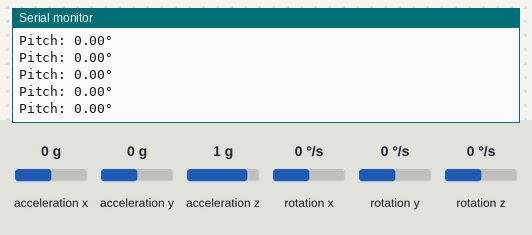
The sketch below on a simulated ESP32. Parts: the last lines printed to the serial monitor. Inputs (shaded band) come from the test bench; at power-on: acceleration x 0 g, acceleration y 0 g, acceleration z 1 g, rotation x 0 °/s, rotation y 0 °/s, rotation z 0 °/s.

Above: at 1.7 s.
1.8 s: acceleration x set to -1.4 g
At 1.84 s:
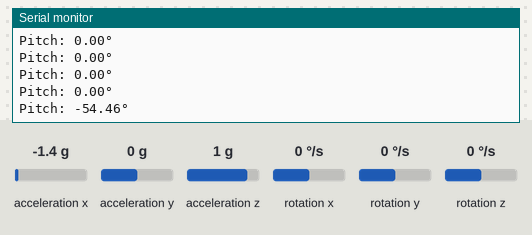
3.3 s: acceleration y set to -1.4 g
At 3.39 s:
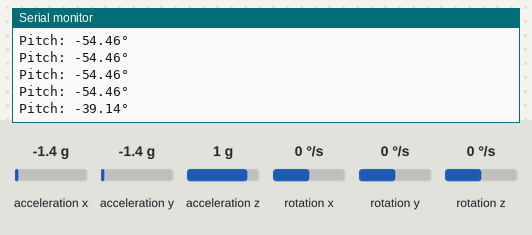
4.8 s: acceleration z set to -1.4 g
At 4.83 s:
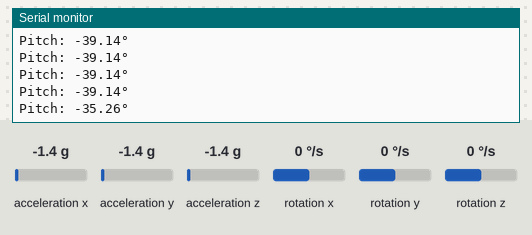
Timing chart, 0 to 7.8 s (numbered marks = the images above; inputs shaded):
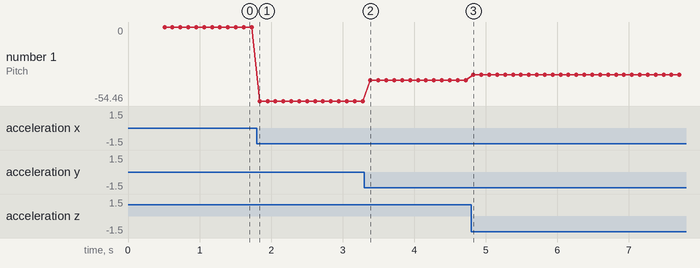

The sketch:

testMPU.ino
```cpp
#include <Wire.h>
#include "MPU6050dmp.h"
#include "Orientation.h"

// ESP32 I2C pins (default: SDA=21, SCL=22)
Orientation orient; // Update if using different pins

void setup() {
  Serial.begin(115200);
  while (!Serial); // Wait for serial monitor

  Serial.println("Initializing MPU6050...");
  if (!orient.begin()) {
    Serial.println("MPU6050 initialization failed!");
    while (1);
  }
  Serial.println("MPU6050 ready!");
}

void loop() {
  if (orient.update()) {
    Serial.print("Pitch: ");
    Serial.print(orient.getPitch());
    Serial.println("°");
  }
  delay(100);
}
```

MPU6050dmp.cpp
```cpp
#include "MPU6050dmp.h"
#include <Wire.h>

// Constructor implementation
MPU6050DMP::MPU6050DMP(byte devAddr, int sdaPin, int sclPin)
    : mpu(devAddr), devAddr(devAddr), sdaPin(sdaPin), sclPin(sclPin),
      dmpReady(false), packetSize(0) {}

bool MPU6050DMP::begin() {
    // Initialize I2C communication
    Wire.begin(sdaPin, sclPin);
    Wire.setClock(400000);  // Fast mode (400kHz)

    // Initialize MPU6050
    mpu.initialize();

    // Initialize DMP (Digital Motion Processor)
    byte devStatus = mpu.dmpInitialize();

    // Perform sensor calibration
    Calibration();

    // Check if DMP initialization was successful
    if (devStatus == 0) {
        mpu.setDMPEnabled(true);
        dmpReady = true;
        packetSize = mpu.dmpGetFIFOPacketSize();
        return true;
    }
    return false;
}

bool MPU6050DMP::update() {
    // Check if DMP is ready
    if (!dmpReady) return false;

    // Buffer for FIFO data
    byte fifoBuffer[64];

    // Check for new data and read if available
    if (mpu.dmpGetCurrentFIFOPacket(fifoBuffer)) {
        // Extract quaternion from FIFO buffer
        mpu.dmpGetQuaternion(&Q, fifoBuffer);
        // Read raw acceleration data
        mpu.getAcceleration(&ax, &ay, &az);
        // Read raw gyro data
        mpu.getRotation(&p, &q, &r);
        return true;
    }
    return false;
}

void MPU6050DMP::getQuaternion(float &w, float &x, float &y, float &z) const {
    // Return quaternion components
    w = Q.w;
    x = Q.x;
    y = Q.y;
    z = Q.z;
}

void MPU6050DMP::getAcceleration(float &x, float &y, float &z) const {
    // Convert raw acceleration to g units (16384 LSB/g for ±2g range)
    x = ax / 16384.0f;
    y = ay / 16384.0f;
    z = az / 16384.0f;
}
void MPU6050DMP::getAngRates(float &x, float &y, float &z) const {
    // Convert raw acceleration to g units (16384 LSB/g for ±2g range)
    x =p;
    y =q;
    z =r;
}

bool MPU6050DMP::isReady() const {
    return dmpReady;
}

void MPU6050DMP::Calibration() { // yet to be finalized
    // Calibrate accelerometer (6 samples)
    mpu.CalibrateAccel(6);
    // Calibrate gyroscope (6 samples)
    mpu.CalibrateGyro(6);
}
```

MPU6050dmp.h
```cpp
#ifndef MPU6050DMP_h
#define MPU6050DMP_h

#include "I2Cdev.h"
#include "MPU6050_6Axis_MotionApps20.h"

class MPU6050DMP {
public:
    /**
     * @brief Constructor
     * @param devAddr I2C address of the MPU6050 (default 0x68)
     * @param sdaPin GPIO pin for I2C SDA (default 21)
     * @param sclPin GPIO pin for I2C SCL (default 22)
     */
    MPU6050DMP(byte devAddr = 0x68, int sdaPin = 21, int sclPin = 22);

    /**
     * @brief Initialize the MPU6050 and DMP
     * @return true if initialization succeeded, false otherwise
     */
    bool begin();

    /**
     * @brief Read new data from the sensor
     * @return true if new data was available, false otherwise
     */
    bool update();

    /**
     * @brief Get the current quaternion values
     * @param w Reference to store the w component
     * @param x Reference to store the x component
     * @param y Reference to store the y component
     * @param z Reference to store the z component
     */
    void getQuaternion(float &w, float &x, float &y, float &z) const;

    /**
     * @brief Get the current acceleration values in g units
     * @param x Reference to store x-axis acceleration
     * @param y Reference to store y-axis acceleration
     * @param z Reference to store z-axis acceleration
     */
    void getAcceleration(float &x, float &y, float &z) const;

    void getAngRates(float &x, float &y, float &z) const;

    /**
     * @brief Check if DMP is ready
     * @return true if DMP is ready, false otherwise
     */
    bool isReady() const;

private:
    /**
     * @brief Perform calibration of accelerometer and gyroscope
     */
    void Calibration();

    // MPU6050 sensor instance
    MPU6050 mpu;

    // Configuration parameters
    byte devAddr;  // I2C device address
    int sdaPin;    // I2C SDA pin
    int sclPin;    // I2C SCL pin

    // DMP status flags
    bool dmpReady;     // True if DMP is initialized
    int packetSize;    // Size of DMP data packet

    // Sensor data
    Quaternion Q;      // Quaternion data from DMP
    int16_t ax, ay, az, p , q , r; // Raw acceleration data
};

#endif
```

Orientation.cpp
```cpp
#include "Orientation.h"
#include <math.h>

// Initialize with zero angles
Orientation::Orientation()
  : roll(0), pitch(0), yaw(0) {}

bool Orientation::begin() {
  // Initialize the IMU
  return imu.begin();
}

bool Orientation::update() {
  // Check for new IMU data
  if (!imu.update()) return false;

  // Get current quaternion from IMU
  float qw, qx, qy, qz;
  imu.getQuaternion(qw, qx, qy, qz);

  // Calculate Euler angles from quaternion
  Qt2Ea(qw, qx, qy, qz);

  return true;
}

float Orientation::getRoll() const {
  return roll;
}

float Orientation::getPitch() const {
  return pitch;
}

float Orientation::getYaw() const {
  return yaw;
}

bool Orientation::isReady() const {
  // Check if IMU is ready
  return imu.isReady();
}

void Orientation::Qt2Ea(float qw, float qx, float qy, float qz) {
  double sqw = qw * qw;
  double sqx = qx * qx;
  double sqy = qy * qy;
  double sqz = qz * qz;

  yaw = atan2(2.0 * (qx * qy + qz * qw), (sqx - sqy - sqz + sqw));
  pitch = asin(2.0 * (qx * qz - qy * qw) / (sqx + sqy + sqz + sqw));
  roll = atan2(2.0 * (qy * qz + qx * qw), (-sqx - sqy + sqz + sqw));

  const float rad2deg = 180.0f / PI;
  roll *= rad2deg;
  pitch *= rad2deg;
  yaw *= rad2deg;
}
```

Orientation.h
```cpp
// we have problems when the pitch angle reaches 90 deg the roll and yaw go mad

#ifndef ORIENTATION_H
#define ORIENTATION_H

#include "MPU6050dmp.h"

/**
 * @class OrientationCalculator
 * @brief Provides high-level orientation data from IMU
 *
 * Wraps the MPU6050_DMP class to provide easy-to-use orientation angles
 * in degrees (roll, pitch, yaw) and handles all quaternion conversions
 */
class Orientation{
public:
    /**
     * @brief Constructor - initializes with default settings
     */
    Orientation();

    /**
     * @brief Initialize the sensor and DMP
     * @return true if initialization succeeded, false otherwise
     */
    bool begin();

    /**
     * @brief Update orientation calculations with new sensor data
     * @return true if new data was processed, false otherwise
     */
    bool update();

    /**
     * @brief Get current roll angle (X-axis rotation)
     * @return Roll angle in degrees (-180 to 180)
     */
    float getRoll() const;

    /**
     * @brief Get current pitch angle (Y-axis rotation)
     * @return Pitch angle in degrees (-90 to 90)
     */
    float getPitch() const;

    /**
     * @brief Get current yaw angle (Z-axis rotation)
     * @return Yaw angle in degrees (-180 to 180)
     */
    float getYaw() const;


    /**
     * @brief Check if sensor is ready
     * @return true if ready, false otherwise
     */
    bool isReady() const;

private:
    MPU6050DMP imu;  // MPU6050 interface instance

    // Current orientation angles (degrees)
    float roll;   // X-axis rotation (phi)
    float pitch;  // Y-axis rotation (theta)
    float yaw;    // Z-axis rotation (psi)

    /**
     * @brief Convert quaternion to Euler angles
     * @param qw Quaternion w component
     * @param qx Quaternion x component
     * @param qy Quaternion y component
     * @param qz Quaternion z component
     */
    void Qt2Ea(float qw, float qx, float qy, float qz);
};

#endif
```

Measured:
- after the input at 1.8 s, the serial monitor: prints a new line at once (image 1)
- after the input at 3.3 s, the serial monitor: prints a new line after 0.09 s (image 2)
- after the input at 4.8 s, the serial monitor: prints a new line at once (image 3)
- plotted number 1: 0 → -54.46 after the input at 1.8 s, -54.46 → -39.14 after the input at 3.3 s, -39.14 → -35.26 after the input at 4.8 s
